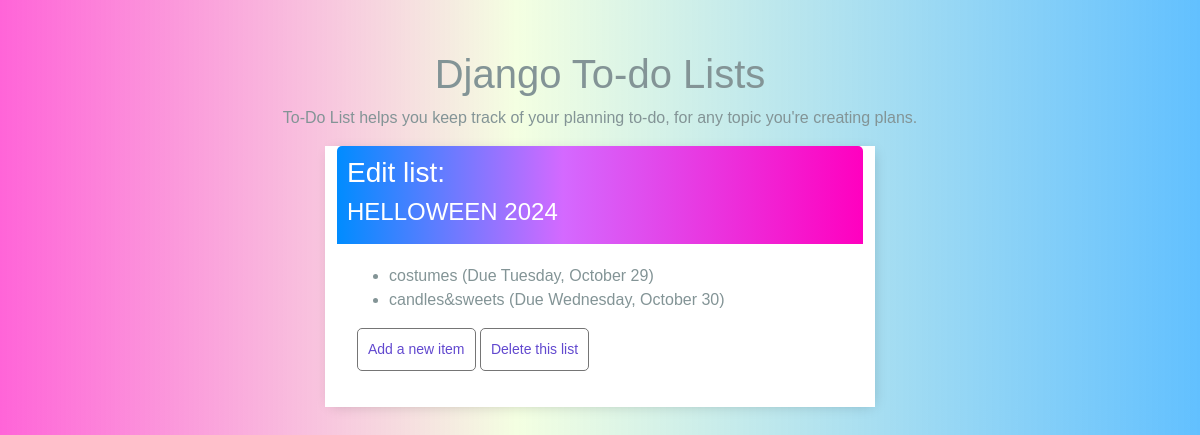
The app's page /list/1/, older data.
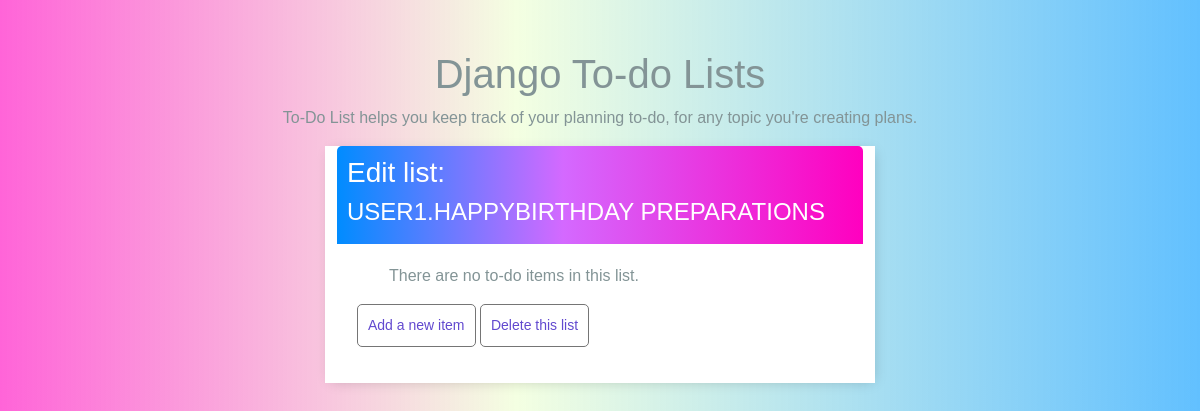
The same page, newer data.
### todo_app/models.py (models this page shows, shortened)
class ToDoList(models.Model):
    title = models.CharField(max_length=100, unique=True)
    user = models.ForeignKey(User, on_delete=models.CASCADE, null=False, blank=False)

class ToDoItem(models.Model):
    title = models.CharField(max_length=100)
    description = models.TextField(null=True, blank=True)
    created_date = models.DateTimeField(auto_now_add=True)
    due_date = models.DateTimeField(default=one_week_hence)
    completed = models.BooleanField(default=False)
    todo_list = models.ForeignKey(ToDoList, on_delete=models.CASCADE)
    class Meta:
        ordering = ["due_date"]

### todo_app/views.py (the view)
# urls.py: path("list/<int:list_id>/", views.ItemListView.as_view(), name="list"),
class ItemListView(ListView):
    model = ToDoItem
    template_name = "todo_app/todo_list.html"
    def get_queryset(self):
        return ToDoItem.objects.filter(todo_list_id=self.kwargs["list_id"])
    def get_context_data(self):
        context = super().get_context_data()
        context["todo_list"] = ToDoList.objects.get(id=self.kwargs["list_id"])
        return context

### todo_app/templates/todo_app/todo_list.html
{% extends "base.html" %}
{% block content %}
<div class="header-bar">
    <div>
        <h3>Edit list:</h3>
        <h4>{{ todo_list.title|upper}}</h4>
    </div>
</div>
<div class="card-body">
    <ul>
        {% for todo in object_list %}
        <li>
            <div>
                <div role="button" onclick="location.href='{% url 'todo_app:item-update' todo_list.id todo.id %}'">
                    {{ todo.title }}
                    (Due {{ todo.due_date| date:"l, F j" }})
                </div>
        </li>
        {% empty %}
        <p>There are no to-do items in this list.</p>
        {% endfor %}
    </ul>
    <p>
        <input class="button" value="Add a new item" type="button"
               onclick="location.href='{% url 'todo_app:item-add' todo_list.id %}'"/>
        <input class="button" value="Delete this list" type="button"
               onclick="location.href='{% url 'todo_app:list-delete' todo_list.id %}'"/>
    </p>
</div>
{% endblock %}

Row changes from the older to the newer data that the page shows:
removed ToDoItem: title "costumes", due_date "Tuesday, October 29"
removed ToDoItem: title "candles&sweets", due_date "Wednesday, October 30"
changed ToDoList "Add a new item": title "HELLOWEEN 2024" → "USER1.HAPPYBIRTHDAY PREPARATIONS"
Text that changed along with them:
text now shown: "There are no to-do items in this list."
